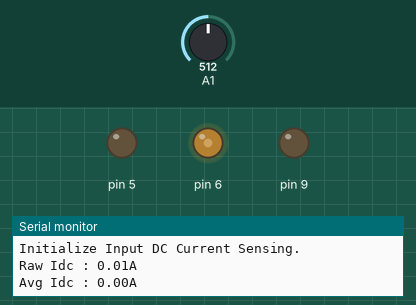
Bench run of a sketch on a simulated Arduino Uno, built with avr-gcc and run on an emulated ATmega328P. Parts: output pins drawn as LEDs (lit = HIGH), the last lines printed to the serial monitor. The test bench sets the inputs (shaded band); at power-on: A1 = 512.

Above: at 0.08 s.
At 1.88 s:
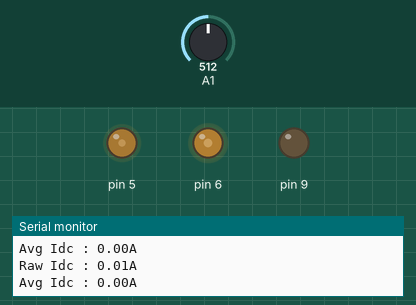
1.9 s: A1 set to 306
5.4 s: A1 set to 716
Timing chart, 0 to 14.9 s (numbered marks = the images above; inputs shaded):
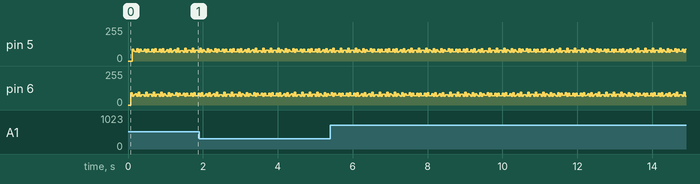

The sketch:

Idc_Sensing.ino
```cpp
/******************************************************************************
 * File:        Vdc_Sensing.ino
 * Author:      Bryan Carrillo
 * Date:        2025-3-26
 * Description: Senses the DC input current and computes a moving average for
 *              a default sample count of 10. The sample count is a macro
 *              called DEFAULT_MA_SAMPLES that can adjusted in the file
 *              Atinverter.h. The input DC current is sensed using the
 *              TMCS1108A4BQDR hall effect current sensor. The reading from
 *              the sensor is an analog voltage proportional to the current.
 *              Prints both readouts on the serial monitor.
 ******************************************************************************/

#include "Atinverter.h"

Atinverter atinverter; // Atinverter class instance

void setup() {
  // Initialize Serial Monitor
  Serial.begin(9600);
  Serial.println(F("Initialize Input DC Current Sensing."));

  atinverter.startPWM(60); // Set registers and begin PWM generation at 50Hz or 60Hz

  atinverter.initTimer2Delay(); // Initialize timer 2 registers
}

// Main loop: read and print both raw and averaged Idc values
void loop() {
  float raw_Idc = atinverter.getIdc();
  Serial.print(F("Raw Idc : ")); Serial.print(raw_Idc); Serial.println(F("A")); // Print unaveraged Idc

  float avg_Idc = atinverter.getAvgDC(false, raw_Idc); // false = Idc, true = Vdc
  Serial.print(F("Avg Idc : ")); Serial.print(avg_Idc); Serial.println(F("A")); // Print averaged Idc

  Serial.println();
  atinverter.delay2(1000); // Print rate in ms
}
```
